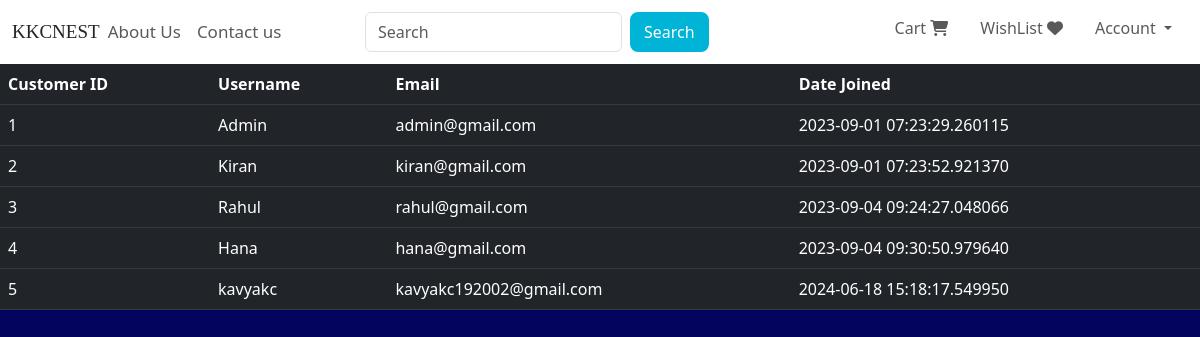
Page /customers (signed in) on the committed database.
### website/models.py (models this page shows, shortened)
class Customer(db.Model, UserMixin):
    id = db.Column(db.Integer, primary_key=True)
    email = db.Column(db.String(100), unique=True)
    username = db.Column(db.String(100))
    password_hash = db.Column(db.String(150))
    date_joined = db.Column(db.DateTime(), default=datetime.utcnow)
    cart_items = db.relationship('Cart', backref=db.backref('customer', lazy=True))
    orders = db.relationship('Order', backref=db.backref('customer', lazy=True))
    @property
    def password(self):
        raise AttributeError('Password is not a readable Attribute')

### website/admin.py (the view)
@admin.route('/customers')
@login_required
def display_customers():
    if current_user.id == 1:
        customers = Customer.query.all()
        return render_template('customers.html', customers=customers)
    return render_template('404.html')

### website/__init__.py (called while the page is built)
def create_app():
    app = Flask(__name__)
    app.config['SECRET_KEY'] = 'hbnwdvbn ajnbsjn ahe'
    app.config['SQLALCHEMY_DATABASE_URI'] = f'sqlite:///{DB_NAME}'
    db.init_app(app)
    @app.errorhandler(404)
    def page_not_found(error):
        return render_template('404.html')
    login_manager = LoginManager()
    login_manager.init_app(app)
    login_manager.login_view = 'auth.login'
    @login_manager.user_loader
    def load_user(id):
        return Customer.query.get(int(id))
    from .views import views
    from .auth import auth
    from .admin import admin
    from .models import Customer, Cart, Product, Order
    app.register_blueprint(views, url_prefix='/') # localhost:5000/about-us
    app.register_blueprint(auth, url_prefix='/') # localhost:5000/auth/change-password
    app.register_blueprint(admin, url_prefix='/')
    return app

### website/templates/customers.html (shortened to what this page needs)
{% extends 'base.html' %}
{% block body %}
<table class="table table-dark table-hover">
    <thead>
        <tr>
            <th scope="col">Customer ID</th>
            <th scope="col">Username</th>
            <th scope="col">Email</th>
            <th scope="col">Date Joined</th>
        </tr>
    </thead>
    <tbody>
        {% for customer in customers %}
        <tr>
        <td>{{ customer.id }}</td>
        <td>{{ customer.username }}</td>
        <td>{{ customer.email }}</td>
        <td>{{ customer.date_joined }}</td>
        </tr>
        {% endfor %}
    </tbody>
</table>
{% endblock %}

### rows in the picture
Customer: id "1", username "Admin", email "admin@gmail.com", date_joined "2023-09-01 07:23:29.260115"
Customer: id "2", username "Kiran", email "kiran@gmail.com", date_joined "2023-09-01 07:23:52.921370"
Customer: id "3", username "Rahul", email "rahul@gmail.com", date_joined "2023-09-04 09:24:27.048066"
Customer: id "4", username "Hana", email "hana@gmail.com", date_joined "2023-09-04 09:30:50.979640"
Customer: id "5", username "kavyakc", email "kavyakc192002@gmail.com", date_joined "2024-06-18 15:18:17.549950"
